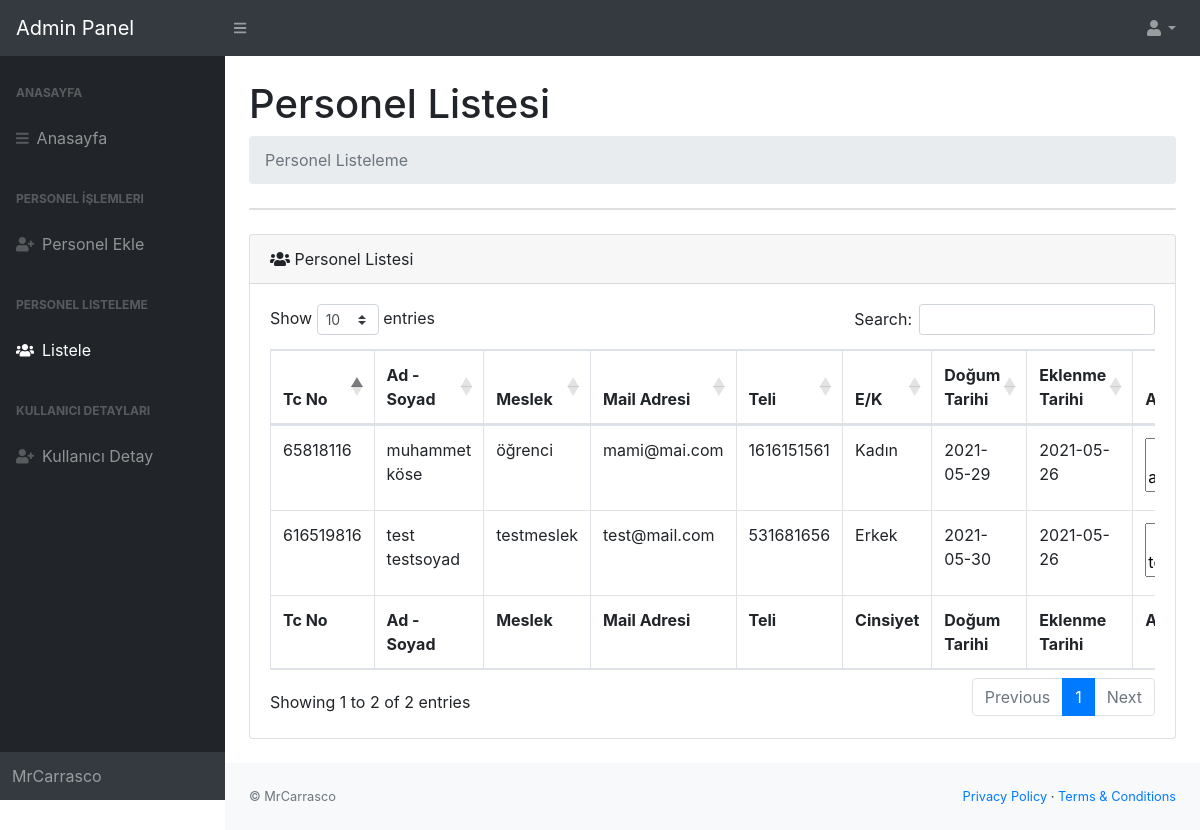
Page /dist/listeleme.php (signed in) on the committed database.
### tables this page shows
CREATE TABLE IF NOT EXISTS `personeller` (
  `id` int(11) NOT NULL AUTO_INCREMENT,
  `Tc` varchar(50) DEFAULT NULL,
  `Ad` varchar(50) DEFAULT NULL,
  `Soyad` varchar(50) DEFAULT NULL,
  `Meslek` varchar(50) DEFAULT NULL,
  `Mail` varchar(50) DEFAULT NULL,
  `Tel` varchar(50) DEFAULT NULL,
  `Cinsiyet` varchar(50) DEFAULT NULL,
  `Dogumtarih` date DEFAULT NULL,
  `Kayittarih` date DEFAULT curdate(),
  `Adres` text DEFAULT NULL,
  `Bilgi` text DEFAULT NULL,
  PRIMARY KEY (`id`)
);

### dist/listeleme.php (the view, shortened to what this page needs)
<?php include 'database.php' ?>
<!DOCTYPE html>
<html lang="en">
<head>
    <link href="css/styles.css" rel="stylesheet" />
    <link href="https://cdn.datatables.net/1.10.20/css/dataTables.bootstrap4.min.css" rel="stylesheet"
 />
</head>
<body class="sb-nav-fixed">
    <?php include_once "include/ustmenu.php" ?>
    <div id="layoutSidenav">
        <?php include_once "include/solmenu.php" ?>
        <div id="layoutSidenav_content">
            <main>
                <div class="container-fluid">
                    <h1 class="mt-4">Personel Listesi</h1>
                    <ol class="breadcrumb mb-4">
                        <li class="breadcrumb-item active">Personel Listeleme</li>
                    </ol>
                    <div class="card mb-4">
                    </div>
                    <div class="card mb-4">
                        <div class="card-header">
                            <i class="fas fa-users"></i>
                            Personel Listesi
                        </div>
                        <div class="card-body">
                            <div class="table-responsive">
                                <table class="table table-bordered" id="dataTable" width="100%" cellspacing="0">
                                    <thead>
                                        <tr>
                                            <th>Tc No</th>
                                            <th>Ad - Soyad</th>
                                            <th>Meslek</th>
                                            <th>Mail Adresi</th>
                                            <th>Teli</th>
                                            <th style="width: 5px;">E/K</th>
                                            <th>Doğum Tarihi</th>
                                            <th>Eklenme Tarihi</th>
                                            <th>Adresi Bilgisi</th>
                                        </tr>
                                    </thead>
                                    <tfoot>
                                        <tr>
                                            <th>Tc No</th>
                                            <th>Ad - Soyad</th>
                                            <th>Meslek</th>
                                            <th>Mail Adresi</th>
                                            <th>Teli</th>
                                            <th style="width: 5px;">Cinsiyet</th>
                                            <th>Doğum Tarihi</th>
                                            <th>Eklenme Tarihi</th>
                                            <th>Adresi Bilgisi</th>
                                        </tr>
                                    </tfoot>
                                    <tbody>
                <?php
                $cek = $conn->prepare("select*from personeller");
                $cek->execute();
                while ($row = $cek->fetch(PDO::FETCH_ASSOC)) {
                ?>
                                        <tr>
                                            <td><?=$row['Tc']?></td>
                                            <td><?=$row['Ad']?> <?=$row['Soyad']?></td>
                                            <td><?=$row['Meslek']?></td>
                                            <td><?=$row['Mail']?></td>
                                            <td><?=$row['Tel']?></td>
                                            <td><?=$row['Cinsiyet']?></td>
                                            <td><?=$row['Dogumtarih']?></td>
                                            <td><?=$row['Kayittarih']?></td>
                                            <td><textarea readonly id="" cols="20" rows="2">
                                            <?=$row['Adres']?></textarea>
                                            </td>
                                        </tr>
                                        <?php
                                        }
                                       ?>
                                    </tbody>
                                </table>
                            </div>
                        </div>
                    </div>
                </div>
            </main>
            <footer class="py-4 bg-light mt-auto">
                <div class="container-fluid">
                    <div class="d-flex align-items-center justify-content-between small">
                        <div class="text-muted"> &copy; MrCarrasco</div>
                        <div>
                            <a href="#">Privacy Policy</a>
                            &middot;
                            <a href="#">Terms &amp; Conditions</a>
                        </div>
                    </div>
                </div>
            </footer>
        </div>
</body>
</html>

### dist/include/ustmenu.php (shortened to what this page needs)
<nav class="sb-topnav navbar navbar-expand navbar-dark bg-dark">
            <a class="navbar-brand" href="index.html"> Admin Panel</a>
            <button class="btn btn-link btn-sm order-1 order-lg-0" id="sidebarToggle" href="#"><i class="fas fa-bars"></i></button>
            <ul class="navbar-nav ml-auto ml-md-0">
                <li class="nav-item dropdown">
                    <a class="nav-link dropdown-toggle" id="userDropdown" href="#" role="button" data-toggle="dropdown" aria-haspopup="true" aria-expanded="false"><i class="fas fa-user fa-fw"></i></a>
                </li>
            </ul>
        </nav>

### dist/include/solmenu.php (shortened to what this page needs)
<div id="layoutSidenav_nav">
    <nav class="sb-sidenav accordion sb-sidenav-dark" id="sidenavAccordion">
        <div class="sb-sidenav-menu">
            <div class="nav">
                <div class="sb-sidenav-menu-heading">Anasayfa</div>
                <a class="nav-link" href="./index.php">
                    <div class="sb-nav-link-icon"><i class="fas fa-bars"></i></div>
                    Anasayfa
                </a>
                <div class="sb-sidenav-menu-heading">Personel İşlemleri</div>
                <a class="nav-link" href="personelekle.php">
                    <div class="sb-nav-link-icon"><i class="fas fa-user-plus"></i></div>
                    Personel Ekle
                </a>
                <div class="sb-sidenav-menu-heading">Personel Listeleme</div>
                <a class="nav-link" href="listeleme.php">
                    <div class="sb-nav-link-icon"><i class="fas fa-users"></i></div>
                    Listele
                </a>
                <div class="sb-sidenav-menu-heading">Kullanıcı Detayları</div>
                <a class="nav-link" href="kullanicidetay.php">
                    <div class="sb-nav-link-icon"><i class="fas fa-user-plus"></i></div>
                    Kullanıcı Detay
                </a>
            </div>
        </div>
        <div class="sb-sidenav-footer">
            MrCarrasco
        </div>
    </nav>
</div>

### rows in the picture
personeller: Tc "616519816", Ad "test", Soyad "testsoyad", Meslek "testmeslek", Mail "test@mail.com", Tel "531681656", Cinsiyet "Erkek", Dogumtarih "2021-05-30", Kayittarih "2021-05-26", Adres "testadres"
personeller: Tc "65818116", Ad "muhammet", Soyad "köse", Meslek "öğrenci", Mail "mami@mai.com", Tel "1616151561", Cinsiyet "Kadın", Dogumtarih "2021-05-29", Kayittarih "2021-05-26", Adres "adres"
